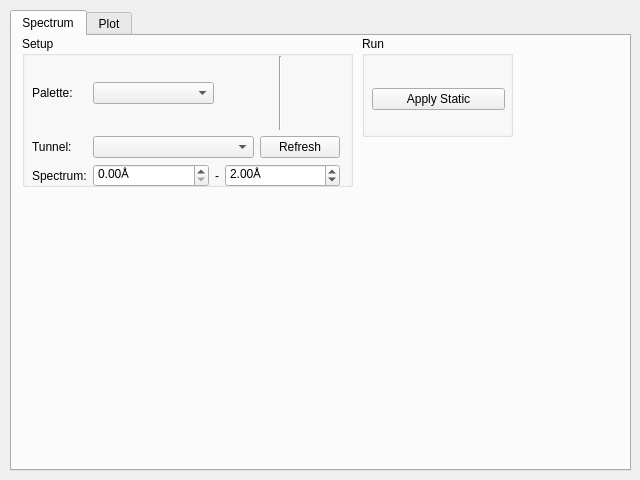
<?xml version="1.0" encoding="UTF-8"?>
<ui version="4.0">
 <class>CaverAnalysis</class>
 <widget class="QWidget" name="CaverAnalysis">
  <property name="geometry">
   <rect>
    <x>0</x>
    <y>0</y>
    <width>640</width>
    <height>480</height>
   </rect>
  </property>
  <property name="windowTitle">
   <string>Caver - Analysis</string>
  </property>
  <widget class="QTabWidget" name="tabWidget_analysis">
   <property name="geometry">
    <rect>
     <x>10</x>
     <y>10</y>
     <width>621</width>
     <height>461</height>
    </rect>
   </property>
   <property name="currentIndex">
    <number>0</number>
   </property>
   <widget class="QWidget" name="tabSpectrum">
    <attribute name="title">
     <string>Spectrum</string>
    </attribute>
    <widget class="QGroupBox" name="groupBox">
     <property name="geometry">
      <rect>
       <x>10</x>
       <y>0</y>
       <width>331</width>
       <height>151</height>
      </rect>
     </property>
     <property name="title">
      <string>Setup</string>
     </property>
     <widget class="QWidget" name="gridLayoutWidget">
      <property name="geometry">
       <rect>
        <x>10</x>
        <y>20</y>
        <width>308</width>
        <height>131</height>
       </rect>
      </property>
      <layout class="QGridLayout" name="gridLayout">
       <item row="2" column="1">
        <layout class="QHBoxLayout" name="horizontalLayout">
         <item>
          <widget class="QDoubleSpinBox" name="doubleSpinBox_min">
           <property name="sizePolicy">
            <sizepolicy hsizetype="Preferred" vsizetype="Fixed">
             <horstretch>0</horstretch>
             <verstretch>0</verstretch>
            </sizepolicy>
           </property>
           <property name="suffix">
            <string>Å</string>
           </property>
           <property name="minimum">
            <double>0.000000000000000</double>
           </property>
          </widget>
         </item>
         <item>
          <widget class="QLabel" name="label">
           <property name="sizePolicy">
            <sizepolicy hsizetype="Maximum" vsizetype="Preferred">
             <horstretch>0</horstretch>
             <verstretch>0</verstretch>
            </sizepolicy>
           </property>
           <property name="text">
            <string>-</string>
           </property>
          </widget>
         </item>
         <item>
          <widget class="QDoubleSpinBox" name="doubleSpinBox_max">
           <property name="sizePolicy">
            <sizepolicy hsizetype="Preferred" vsizetype="Fixed">
             <horstretch>0</horstretch>
             <verstretch>0</verstretch>
            </sizepolicy>
           </property>
           <property name="suffix">
            <string>Å</string>
           </property>
           <property name="value">
            <double>2.000000000000000</double>
           </property>
          </widget>
         </item>
        </layout>
       </item>
       <item row="0" column="1">
        <layout class="QHBoxLayout" name="horizontalLayout_4">
         <item>
          <widget class="QComboBox" name="comboBox_spectrumPalette">
           <property name="sizePolicy">
            <sizepolicy hsizetype="Minimum" vsizetype="Fixed">
             <horstretch>0</horstretch>
             <verstretch>0</verstretch>
            </sizepolicy>
           </property>
          </widget>
         </item>
         <item>
          <widget class="Line" name="line">
           <property name="sizePolicy">
            <sizepolicy hsizetype="Preferred" vsizetype="Minimum">
             <horstretch>0</horstretch>
             <verstretch>0</verstretch>
            </sizepolicy>
           </property>
           <property name="orientation">
            <enum>Qt::Vertical</enum>
           </property>
          </widget>
         </item>
        </layout>
       </item>
       <item row="0" column="0">
        <widget class="QLabel" name="label_3">
         <property name="sizePolicy">
          <sizepolicy hsizetype="Maximum" vsizetype="Preferred">
           <horstretch>0</horstretch>
           <verstretch>0</verstretch>
          </sizepolicy>
         </property>
         <property name="text">
          <string>Palette:</string>
         </property>
        </widget>
       </item>
       <item row="2" column="0">
        <widget class="QLabel" name="label_2">
         <property name="text">
          <string>Spectrum:</string>
         </property>
        </widget>
       </item>
       <item row="1" column="0">
        <widget class="QLabel" name="label_4">
         <property name="sizePolicy">
          <sizepolicy hsizetype="Maximum" vsizetype="Preferred">
           <horstretch>0</horstretch>
           <verstretch>0</verstretch>
          </sizepolicy>
         </property>
         <property name="text">
          <string>Tunnel:</string>
         </property>
        </widget>
       </item>
       <item row="1" column="1">
        <layout class="QHBoxLayout" name="horizontalLayout_2">
         <item>
          <widget class="QComboBox" name="comboBox_tunnel">
           <property name="sizePolicy">
            <sizepolicy hsizetype="Minimum" vsizetype="Fixed">
             <horstretch>0</horstretch>
             <verstretch>0</verstretch>
            </sizepolicy>
           </property>
          </widget>
         </item>
         <item>
          <widget class="QPushButton" name="pushButton_refreshTunnels">
           <property name="sizePolicy">
            <sizepolicy hsizetype="Maximum" vsizetype="Fixed">
             <horstretch>0</horstretch>
             <verstretch>0</verstretch>
            </sizepolicy>
           </property>
           <property name="text">
            <string>Refresh</string>
           </property>
          </widget>
         </item>
        </layout>
       </item>
      </layout>
     </widget>
    </widget>
    <widget class="QGroupBox" name="groupBox_2">
     <property name="geometry">
      <rect>
       <x>350</x>
       <y>0</y>
       <width>151</width>
       <height>101</height>
      </rect>
     </property>
     <property name="title">
      <string>Run</string>
     </property>
     <widget class="QWidget" name="">
      <property name="geometry">
       <rect>
        <x>10</x>
        <y>30</y>
        <width>133</width>
        <height>66</height>
       </rect>
      </property>
      <layout class="QVBoxLayout" name="verticalLayout">
       <item>
        <widget class="QPushButton" name="pushButton_applyTunnelsSpectrumStatic">
         <property name="text">
          <string>Apply Static</string>
         </property>
        </widget>
       </item>
      </layout>
     </widget>
    </widget>
   </widget>
   <widget class="QWidget" name="tabPlot">
    <attribute name="title">
     <string>Plot</string>
    </attribute>
   </widget>
  </widget>
 </widget>
 <resources/>
 <connections/>
</ui>
